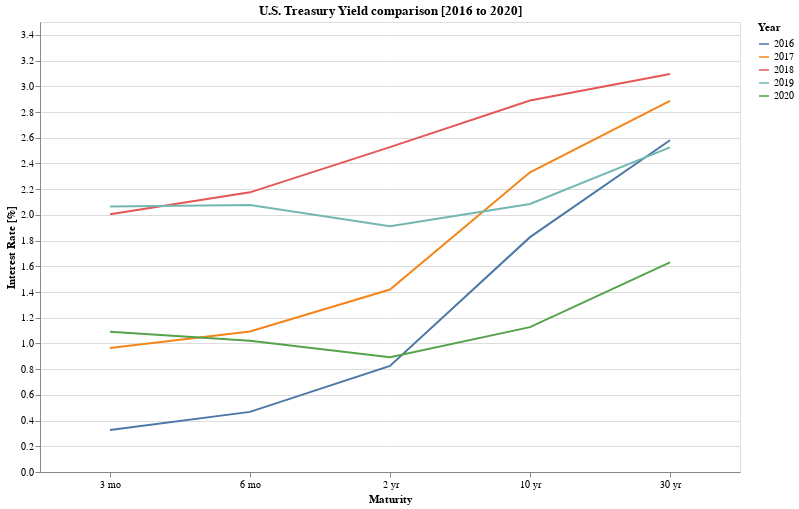

Here is the notebook cell this chart was saved with:
### Code cell
years = range(2016, 2021)
instruments = {
    0.25: '3 Month T-bill',
    0.5: '6 Month T-bill',
    2: '2 Year Note',
    10: '10 Year Note',
    30: '30 Year Bond'
}
fieldsToYears = {'3 mo': 0.25, '6 mo': 0.5, '2 yr': 2, '10 yr': 10, '30 yr': 30}
fields = [i for i in fieldsToYears.keys()]

dfm2 = fetchTsRates(years)[fields + ['Date']].melt(id_vars='Date', var_name='Maturity')

dfm2["Year"] = dfm2.Date.apply(lambda v: v.year)

alt.Chart(dfm2.groupby(["Maturity", "Year"]).agg({ "value": "mean" }).reset_index()).mark_line().encode(
    alt.X('Maturity:O', axis=alt.Axis(title='Maturity', labelAngle=0), sort=fields),
    alt.Y('value:Q', axis=alt.Axis(title='Interest Rate [%]')),
    alt.Color('Year:N'),
    tooltip=[alt.Tooltip('Date:T', format='%b %Y'), alt.Tooltip('Maturity:N'), alt.Tooltip('value:Q')]
).properties(
    title='U.S. Treasury Yield comparison [{y1} to {y2}]'.format(y1=min(years), y2=max(years)),
    height=450,
    width=700
)

### Figure 1 — Vega-Lite specification as saved in the notebook (floating-point values rounded to 4 significant figures)
{"config": {"view": {"continuousWidth": 400, "continuousHeight": 300}}, "data": {"name": "data-52538813fd6010eb8268c4a00bc392b2"}, "mark": "line", "encoding": {"color": {"type": "nominal", "field": "Year"}, "tooltip": [{"type": "temporal", "field": "Date", "format": "%b %Y"}, {"type": "nominal", "field": "Maturity"}, {"type": "quantitative", "field": "value"}], "x": {"type": "ordinal", "axis": {"labelAngle": 0, "title": "Maturity"}, "field": "Maturity", "sort": ["3 mo", "6 mo", "2 yr", "10 yr", "30 yr"]}, "y": {"type": "quantitative", "axis": {"title": "Interest Rate [%]"}, "field": "value"}}, "height": 450, "title": "U.S. Treasury Yield comparison [2016 to 2020]", "width": 700, "$schema": "https://vega.github.io/schema/vega-lite/v4.0.2.json", "datasets": {"data-52538813fd6010eb8268c4a00bc392b2": [{"Maturity": "10 yr", "Year": 2016, "value": 1.827}, {"Maturity": "10 yr", "Year": 2017, "value": 2.331}, {"Maturity": "10 yr", "Year": 2018, "value": 2.89}, {"Maturity": "10 yr", "Year": 2019, "value": 2.084}, {"Maturity": "10 yr", "Year": 2020, "value": 1.127}, {"Maturity": "2 yr", "Year": 2016, "value": 0.825}, {"Maturity": "2 yr", "Year": 2017, "value": 1.419}, {"Maturity": "2 yr", "Year": 2018, "value": 2.527}, {"Maturity": "2 yr", "Year": 2019, "value": 1.912}, {"Maturity": "2 yr", "Year": 2020, "value": 0.8933}, {"Maturity": "3 mo", "Year": 2016, "value": 0.3267}, {"Maturity": "3 mo", "Year": 2017, "value": 0.9642}, {"Maturity": "3 mo", "Year": 2018, "value": 2.005}, {"Maturity": "3 mo", "Year": 2019, "value": 2.066}, {"Maturity": "3 mo", "Year": 2020, "value": 1.09}, {"Maturity": "30 yr", "Year": 2016, "value": 2.58}, {"Maturity": "30 yr", "Year": 2017, "value": 2.887}, {"Maturity": "30 yr", "Year": 2018, "value": 3.095}, {"Maturity": "30 yr", "Year": 2019, "value": 2.525}, {"Maturity": "30 yr", "Year": 2020, "value": 1.63}, {"Maturity": "6 mo", "Year": 2016, "value": 0.4675}, {"Maturity": "6 mo", "Year": 2017, "value": 1.092}, {"Maturity": "6 mo", "Year": 2018, "value": 2.175}, {"Maturity": "6 mo", "Year": 2019, "value": 2.077}, {"Maturity": "6 mo", "Year": 2020, "value": 1.02}]}}
